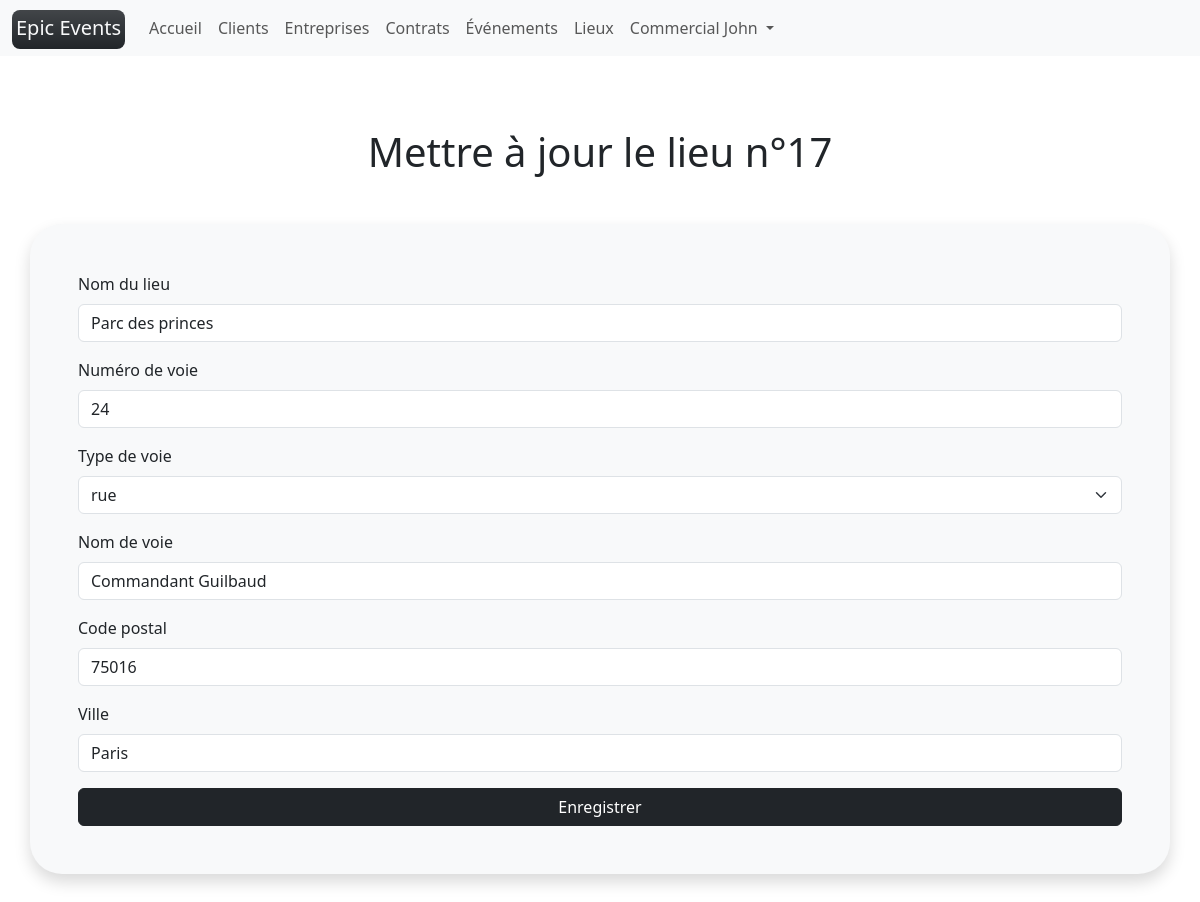
/locations/17/update/ (signed in), run on the app's committed database.
### epic_events/models/collaborator.py (models this page shows, shortened)
class Collaborator(UserMixin, AbstractUser):
    department = models.ForeignKey(to=Department, on_delete=models.RESTRICT, null=True)
    birthdate = models.DateField(verbose_name="Date de naissance")
    REQUIRED_FIELDS = ["first_name", "last_name"]
    USERNAME_FIELD = "email"
    username = date_joined = None
    @property
    def str_id(self) -> str:
        if self.id:
            return str(self.id)
        return unfilled
    @property
    def role(self) -> str:
        if self.department:
            return self.department.name
        return unfilled
    @property
    def title(self) -> str:
        if self.first_name:
            return f"{self.role} {self.first_name.capitalize()}"
        return f"{self.role} {unfilled}"

### epic_events/models/department.py (models this page shows, shortened)
class Department(NameFieldMixin):
    @classmethod
    def french_name(self) -> str:
        """used in flash messages"""
        return "Département"

### epic_events/models/location.py (models this page shows, shortened)
class Location(TimeFieldMixin):
    STREET_TYPE = [
        ("", ""),
        ("rue", "rue"),
        ("impasse", "impasse"),
        ("avenue", "avenue"),
        ("boulevard", "boulevard"),
        ("allée", "allée"),
        ("chemin", "chemin"),
    ]
    name = models.CharField(
        max_length=128, verbose_name="Nom du lieu", blank=True, null=True
    )
    number = models.CharField(
        max_length=50, blank=True, null=True, verbose_name="Numéro de voie"
    )
    street_type = models.CharField(
        max_length=100,
        choices=STREET_TYPE,
        blank=True,
        null=True,
        verbose_name="Type de voie",
    )
    street_name = models.CharField(
        max_length=100,
        blank=True,
        null=True,
        verbose_name="Nom de voie",
    )
    city = models.CharField(
        max_length=100,
        verbose_name="Ville",
    )
    zip = models.CharField(
        max_length=6,
        verbose_name="Code postal",
    )
    slug_form = models.SlugField(null=True, max_length=255)
    @classmethod
    def french_name(self) -> str:
        return "Lieu"

### epic_events/views/location.py (the view, shortened to what this page needs)
class UpdateView(permission2, View):
    def get(self, request, id, *args, **kwargs):
        obj = get_object_or_404(model, id=id)
        return render(
            request,
            model.template_name_create(),
            {
                "form": model_form(instance=obj),
                "obj": obj,
                "title": model.french_name().lower(),
            },
        )

### epic_events/forms/location.py (shortened to what this page needs)
class LocationForm(forms.ModelForm):
    slug_form = forms.SlugField(max_length=255, required=False, widget=HiddenInput)
    class Meta:
        model = Location
        fields = ["name", "number", "street_type", "street_name", "zip", "city"]

### epic_events/models/mixins.py (called while the page is built)
    @classmethod
    def singular_name(self) -> str:
        return self.__name__.lower()

    @classmethod
    def template_name_create(self) -> str:
        return f"{self.singular_name()}/form.html"

### epic_events/permissions.py (called while the page is built)
    def test_func(self):
        return self.request.user.role == "Commercial"

### epic_events/templates/location/form.html (shortened to what this page needs)
{% extends "base.html" %}
{% load django_bootstrap5 %}
{% block content %}
      <h1 class="text-center my-5">
        {% if 'create' in request.path %}
          Ajouter un nouveau {{title}}
        {% else %}
          Mettre à jour le {{title}} n°{{obj.id}}
        {% endif %}
      </h1>
    <div class="shadow p-5 mb-5 bg-body-tertiary rounded-5">
      <form method="POST" class="form">
        {% bootstrap_form form %}
        <button type="submit" class="btn btn-dark w-100">Enregistrer</button>
      </form>
    </div>
{% endblock content %}

### epic_events/templates/partials/navbar.html (shortened to what this page needs)
<nav class="navbar navbar-expand-lg navbar-light bg-light">
  <div class="container-fluid">
    <a class="navbar-brand" href="{% url 'home' %}">
      <span class="bg-dark text-light p-1 pb-2 bg-gradient rounded-3">
        Epic Events
      </span>
    </a>
    <div class="collapse navbar-collapse" id="navbarScroll">
      {% if user.is_authenticated %}
      <ul class="navbar-nav me-auto my-2 my-lg-0 navbar-nav-scroll" style="--bs-scroll-height: 100px;">
        <li class="nav-item">
          <a
          {% if '/home/' == request.path %}
            class="nav-link active border-bottom border-dark border-2"
            aria-current="page"
          {% else %}
            class="nav-link"
          {% endif %}
            href="{% url 'home' %}">Accueil
          </a>
        </li>
        <li class="nav-item">
          <a
          {% if '/customers/' == request.path %}
            class="nav-link active border-bottom border-dark border-2"
            aria-current="page"
          {% else %}
            class="nav-link"
          {% endif %}
           href="{% url 'customers' %}">Clients
          </a>
        </li>
        <li class="nav-item">
          <a
          {% if '/companies/' == request.path %}
            class="nav-link active border-bottom border-dark border-2"
            aria-current="page"
          {% else %}
            class="nav-link"
          {% endif %}
            href="{% url 'companies' %}">Entreprises
          </a>
        </li>
        <li class="nav-item">
          <a
          {% if '/contracts/' == request.path %}
            class="nav-link active border-bottom border-dark border-2"
            aria-current="page"
          {% else %}
            class="nav-link"
          {% endif %}
            href="{% url 'contracts' %}">Contrats
          </a>
        </li>
        <li class="nav-item">
          <a
          {% if '/events/' == request.path %}
            class="nav-link active border-bottom border-dark border-2"
            aria-current="page"
          {% else %}
            class="nav-link"
          {% endif %}
            href="{% url 'events' %}">Événements
          </a>
        </li>
        <li class="nav-item">
          <a
          {% if '/locations/' == request.path %}
            class="nav-link active border-bottom border-dark border-2"
            aria-current="page"
          {% else %}
            class="nav-link"
          {% endif %}
            href="{% url 'locations' %}">Lieux
          </a>
        </li>
        <li class="nav-item dropdown">
          <a
          {% if '/collaborators/'|add:user.str_id|add:'/' == request.path %}
            class="nav-link dropdown-toggle active border-bottom border-dark border-2"
          {% else %}
            class="nav-link dropdown-toggle"
          {% endif %}
          href="#" id="navbarScrollingDropdown" role="button" data-bs-toggle="dropdown" aria-expanded="false">
            {{user.title}}
          </a>
        </li>
      </ul>
      {% endif %}
    </div>
  </div>
</nav>

### data on the page
Collaborator: title "Commercial John"
Location: id "17", name "Parc des princes", number "24", street_type "rue", street_name "Commandant Guilbaud", zip "75016", city "Paris"

### other printed values
{{ title }} "lieu"
